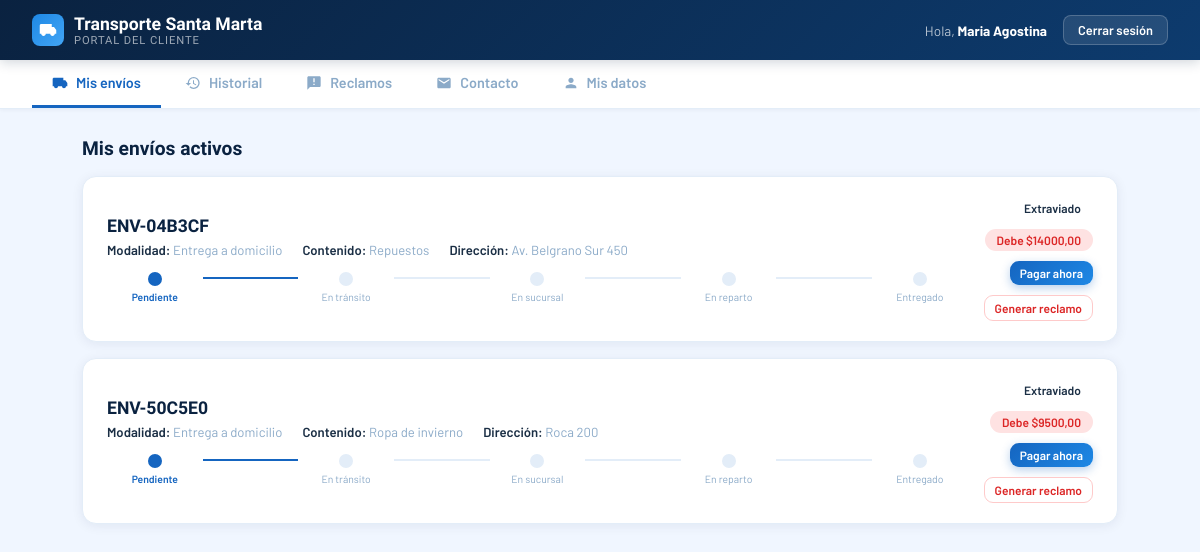
The app's page /cliente/dashboard/ (signed in) with its own data.
### core/models.py (models this page shows, shortened)
class Usuario(AbstractUser):
    ROL_CHOICES = [
        ('admin', 'Administrador'),
        ('empleado', 'Empleado'),
        ('cliente', 'Cliente'),
    ]
    rol = models.CharField(max_length=20, choices=ROL_CHOICES)
    dni = models.CharField(max_length=20, unique=True)
    telefono = models.CharField(max_length=20, blank=True)

class Envio(models.Model):
    ESTADO_CHOICES = [
        ('pendiente', 'Pendiente'),
        ('en_transito', 'En tránsito'),
        ('en_sucursal', 'En sucursal'),
        ('en_reparto', 'En reparto'),
        ('entregado', 'Entregado'),
        ('cancelado', 'Cancelado'),
        ('devuelto', 'Devuelto'),
        ('retenido', 'Retenido'),
        ('extraviado', 'Extraviado'),
    ]
    MODALIDAD_CHOICES = [
        ('domicilio', 'Entrega a domicilio'),
        ('sucursal', 'Retiro en sucursal'),
    ]
    ZONA_CHOICES = [
        ('norte', 'Norte'),
        ('sur', 'Sur'),
        ('este', 'Este'),
        ('oeste', 'Oeste'),
    ]
    codigo = models.CharField(max_length=20, unique=True, editable=False)
    destinatario = models.ForeignKey(Usuario, on_delete=models.PROTECT, related_name='envios')
    despacho = models.ForeignKey(Despacho, on_delete=models.SET_NULL, null=True, blank=True, related_name='envios')
    contenido = models.CharField(max_length=200)
    precio = models.DecimalField(max_digits=10, decimal_places=2)
    estado = models.CharField(max_length=20, choices=ESTADO_CHOICES, default='pendiente')
    modalidad = models.CharField(max_length=20, choices=MODALIDAD_CHOICES)
    direccion_entrega = models.CharField(max_length=200, blank=True)
    zona = models.CharField(max_length=10, choices=ZONA_CHOICES, blank=True)
    fecha_registro = models.DateTimeField(auto_now_add=True)
    fecha_actualizacion = models.DateTimeField(auto_now=True)
    fecha_recepcion = models.DateTimeField(null=True, blank=True)
    fecha_entrega = models.DateTimeField(null=True, blank=True)
    entregado_por = models.ForeignKey(
        Usuario, on_delete=models.SET_NULL, null=True, blank=True, related_name='entregas_realizadas'
    )
    lat = models.FloatField(null=True, blank=True)
    lon = models.FloatField(null=True, blank=True)
    notificado_demora = models.BooleanField(default=False)
    intentos_entrega = models.PositiveSmallIntegerField(default=0)
    ESTADOS_ACTIVOS = ['pendiente', 'en_transito', 'en_sucursal', 'en_reparto']
    UMBRAL_DEMORA_DIAS = 2
    MAX_INTENTOS_ENTREGA = 2
    @property
    def monto_pagado(self):
        return self.pagos.filter(anulado=False).aggregate(total=models.Sum('monto'))['total'] or 0
    @property
    def esta_pagado(self):
        return self.monto_pagado >= self.precio
    @property
    def saldo_pendiente(self):
        return max(self.precio - self.monto_pagado, 0)

### cliente/views.py (the view)
# urls.py: path('dashboard/', views.dashboard_view, name='admin_dashboard'),
@login_required
def dashboard_view(request):
    if request.user.rol != 'cliente':
        return redirect('inicio')
    return _render_dashboard(request)

### cliente/views.py (called while the page is built)
def _render_dashboard(request, **extra):
    envios = Envio.objects.filter(destinatario=request.user).order_by('-fecha_registro')
    contexto = {'envios': envios}
    contexto.update(extra)
    return render(request, 'cliente/dashboard.html', contexto)

### cliente/templates/cliente/dashboard.html (shortened to what this page needs)
<!DOCTYPE html>
<html lang="es">
<head>
</head>
<body>
<nav class="navbar">
  <div class="navbar-brand">
    <div class="navbar-icon">
      <svg viewBox="0 0 24 24"><path d="M20 8h-3V4H3c-1.1 0-2 .9-2 2v11h2c0 1.66 1.34 3 3 3s3-1.34 3-3h6c0 1.66 1.34 3 3 3s3-1.34 3-3h2v-5l-3-4z"/></svg>
    </div>
    <div class="navbar-title">
      Transporte Santa Marta
      <span>Portal del Cliente</span>
    </div>
  </div>
  <div class="navbar-right">
    <span class="navbar-user">Hola, <strong>{{ user.first_name }}</strong></span>
    <form method="POST" action="{% url 'logout' %}" class="logout-form">
      <button type="submit" class="btn-logout">Cerrar sesión</button>
    </form>
  </div>
</nav>
<div class="tabs-bar">
  <button class="tab-btn active" data-tab="mis-envios" onclick="showTab('mis-envios')">
    <svg viewBox="0 0 24 24" fill="currentColor"><path d="M20 8h-3V4H3c-1.1 0-2 .9-2 2v11h2c0 1.66 1.34 3 3 3s3-1.34 3-3h6c0 1.66 1.34 3 3 3s3-1.34 3-3h2v-5l-3-4z"/></svg>
    Mis envíos
  </button>
  <button class="tab-btn" data-tab="historial" onclick="showTab('historial')">
    <svg viewBox="0 0 24 24" fill="currentColor"><path d="M13 3a9 9 0 0 0-9 9H1l3.89 3.89.07.14L9 12H6c0-3.87 3.13-7 7-7s7 3.13 7 7-3.13 7-7 7c-1.93 0-3.68-.79-4.94-2.06l-1.42 1.42A8.954 8.954 0 0 0 13 21a9 9 0 0 0 0-18zm-1 5v5l4.28 2.54.72-1.21-3.5-2.08V8H12z"/></svg>
    Historial
  </button>
  <button class="tab-btn" data-tab="reclamos" onclick="showTab('reclamos')">
    <svg viewBox="0 0 24 24" fill="currentColor"><path d="M20 2H4c-1.1 0-2 .9-2 2v18l4-4h14c1.1 0 2-.9 2-2V4c0-1.1-.9-2-2-2zm-7 9h-2V5h2v6zm0 4h-2v-2h2v2z"/></svg>
    Reclamos
  </button>
  <button class="tab-btn" data-tab="contacto" onclick="showTab('contacto')">
    <svg viewBox="0 0 24 24" fill="currentColor"><path d="M20 4H4c-1.1 0-2 .9-2 2v12c0 1.1.9 2 2 2h16c1.1 0 2-.9 2-2V6c0-1.1-.9-2-2-2zm0 4l-8 5-8-5V6l8 5 8-5v2z"/></svg>
    Contacto
  </button>
  <button class="tab-btn" data-tab="mis-datos" onclick="showTab('mis-datos')">
    <svg viewBox="0 0 24 24" fill="currentColor"><path d="M12 12c2.21 0 4-1.79 4-4s-1.79-4-4-4-4 1.79-4 4 1.79 4 4 4zm0 2c-2.67 0-8 1.34-8 4v2h16v-2c0-2.66-5.33-4-8-4z"/></svg>
    Mis datos
  </button>
</div>
<div class="content">
  <div id="tab-mis-envios">
    <div class="section-title">Mis envíos activos</div>
    {% for envio in envios %}
      {% if envio.estado != 'entregado' and envio.estado != 'cancelado' %}
      <div class="envio-card">
        <div>
          <div class="envio-codigo">{{ envio.codigo }}</div>
          <div class="envio-info">
            <div class="envio-detail"><strong>Modalidad:</strong> {{ envio.get_modalidad_display }}</div>
            <div class="envio-detail"><strong>Contenido:</strong> {{ envio.contenido }}</div>
            {% if envio.direccion_entrega %}<div class="envio-detail"><strong>Dirección:</strong> {{ envio.direccion_entrega }}</div>{% endif %}
          </div>
          <div class="progress-bar" style="margin-top:14px;">
            <div class="step">
              <div class="step-dot {% if envio.estado == 'pendiente' %}current{% else %}done{% endif %}"></div>
              <div class="step-label {% if envio.estado == 'pendiente' %}current{% elif envio.estado != 'pendiente' %}done{% endif %}">Pendiente</div>
            </div>
            <div class="step-line {% if envio.estado != 'pendiente' %}done{% endif %}"></div>
            <div class="step">
              <div class="step-dot {% if envio.estado == 'en_transito' %}current{% elif envio.estado in 'en_sucursal,en_reparto,entregado' %}done{% endif %}"></div>
              <div class="step-label {% if envio.estado == 'en_transito' %}current{% elif envio.estado in 'en_sucursal,en_reparto,entregado' %}done{% endif %}">En tránsito</div>
            </div>
            <div class="step-line {% if envio.estado == 'en_sucursal' or envio.estado == 'en_reparto' or envio.estado == 'entregado' %}done{% endif %}"></div>
            <div class="step">
              <div class="step-dot {% if envio.estado == 'en_sucursal' %}current{% elif envio.estado == 'en_reparto' or envio.estado == 'entregado' %}done{% endif %}"></div>
              <div class="step-label {% if envio.estado == 'en_sucursal' %}current{% elif envio.estado == 'en_reparto' or envio.estado == 'entregado' %}done{% endif %}">En sucursal</div>
            </div>
            <div class="step-line {% if envio.estado == 'en_reparto' or envio.estado == 'entregado' %}done{% endif %}"></div>
            <div class="step">
              <div class="step-dot {% if envio.estado == 'en_reparto' %}current{% elif envio.estado == 'entregado' %}done{% endif %}"></div>
              <div class="step-label {% if envio.estado == 'en_reparto' %}current{% elif envio.estado == 'entregado' %}done{% endif %}">En reparto</div>
            </div>
            <div class="step-line {% if envio.estado == 'entregado' %}done{% endif %}"></div>
            <div class="step">
              <div class="step-dot {% if envio.estado == 'entregado' %}done{% endif %}"></div>
              <div class="step-label {% if envio.estado == 'entregado' %}done{% endif %}">Entregado</div>
            </div>
          </div>
        </div>
        <div class="envio-actions">
          <span class="badge badge-{{ envio.estado }}">{{ envio.get_estado_display }}</span>
          {% if envio.esta_pagado %}
          <span class="badge" style="background:#dcfce7;color:#15803d;">Pagado</span>
          {% else %}
          <span class="badge" style="background:#fee2e2;color:#dc2626;">Debe ${{ envio.saldo_pendiente }}</span>
          <button class="btn btn-primary" style="font-size:.75rem;padding:5px 10px;" onclick="abrirPago('{{ envio.id }}', '{{ envio.codigo }}', '{{ envio.saldo_pendiente }}')">Pagar ahora</button>
          {% endif %}
          <button class="btn btn-danger" style="font-size:.75rem;padding:5px 10px;" onclick="abrirReclamo('{{ envio.id }}', '{{ envio.codigo }}')">Generar reclamo</button>
        </div>
      </div>
      {% endif %}
    {% empty %}
      <div class="empty-state">
        <svg viewBox="0 0 24 24" fill="currentColor"><path d="M20 8h-3V4H3c-1.1 0-2 .9-2 2v11h2c0 1.66 1.34 3 3 3s3-1.34 3-3h6c0 1.66 1.34 3 3 3s3-1.34 3-3h2v-5l-3-4z"/></svg>
        <p>No tenés envíos activos en este momento.</p>
      </div>
    {% endfor %}
  </div>
</div>
</body>
</html>

### cliente/templates/cliente/dashboard.html (style rules this page uses)
*, *::before, *::after { box-sizing: border-box; margin: 0; padding: 0; }
:root { --blue-dark: #0a2240; --blue-mid: #0d3b6e; --blue: #1565c0; --blue-light: #1e88e5; --blue-bright: #42a5f5; --white: #ffffff; --off-white: #f0f6ff; --gray-light: #e3edf8; --gray: #8baac8; --text: #1a2e44; }
body { font-family: 'Barlow', sans-serif; background: var(--off-white); color: var(--text); min-height: 100vh; }
.navbar { background: linear-gradient(135deg, var(--blue-dark), var(--blue-mid)); padding: 0 32px; display: flex; align-items: center; justify-content: space-between; height: 60px; box-shadow: 0 2px 12px rgba(10,34,64,.2); position: sticky; top: 0; z-index: 100; }
.navbar-brand { display: flex; align-items: center; gap: 10px; }
.navbar-icon { width: 32px; height: 32px; background: linear-gradient(135deg, var(--blue-light), var(--blue-bright)); border-radius: 8px; display: flex; align-items: center; justify-content: center; }
.navbar-icon svg { width: 18px; height: 18px; fill: white; }
.navbar-title { font-family: 'Barlow Condensed', sans-serif; font-size: 1.1rem; font-weight: 700; color: white; }
.navbar-title span { font-size: .7rem; font-weight: 500; opacity: .6; letter-spacing: .08em; text-transform: uppercase; display: block; }
.navbar-right { display: flex; align-items: center; gap: 16px; }
.navbar-user { font-size: .85rem; color: rgba(255,255,255,.7); }
.navbar-user strong { color: white; }
.logout-form { display: inline; }
.btn-logout { background: rgba(255,255,255,.1); border: 1px solid rgba(255,255,255,.2); color: white; padding: 6px 14px; border-radius: 8px; font-family: 'Barlow', sans-serif; font-size: .8rem; font-weight: 600; cursor: pointer; transition: all .2s; }
.tabs-bar { background: white; border-bottom: 1px solid var(--gray-light); padding: 0 32px; display: flex; gap: 4px; box-shadow: 0 1px 4px rgba(10,34,64,.05); }
.tab-btn { padding: 14px 20px; border: none; background: transparent; font-family: 'Barlow', sans-serif; font-size: .9rem; font-weight: 600; color: var(--gray); cursor: pointer; border-bottom: 3px solid transparent; transition: all .2s; display: flex; align-items: center; gap: 8px; }
.tab-btn.active { color: var(--blue); border-bottom-color: var(--blue); }
.tab-btn svg { width: 16px; height: 16px; }
.content { padding: 28px 32px; max-width: 1100px; margin: 0 auto; }
.envio-card { background: white; border-radius: 14px; padding: 20px 24px; box-shadow: 0 2px 12px rgba(10,34,64,.07); border: 1px solid var(--gray-light); margin-bottom: 16px; display: grid; grid-template-columns: 1fr auto; gap: 16px; align-items: center; transition: box-shadow .2s; }
.envio-codigo { font-family: 'Barlow Condensed', sans-serif; font-size: 1.1rem; font-weight: 700; color: var(--blue-dark); margin-bottom: 6px; }
.envio-info { display: flex; gap: 20px; flex-wrap: wrap; }
.envio-detail { font-size: .82rem; color: var(--gray); }
.envio-detail strong { color: var(--text); font-weight: 600; }
.envio-actions { display: flex; flex-direction: column; align-items: flex-end; gap: 10px; }
.progress-bar { display: flex; align-items: center; gap: 0; margin-top: 12px; }
.step { display: flex; flex-direction: column; align-items: center; flex: 1; position: relative; }
.step-dot { width: 14px; height: 14px; border-radius: 50%; background: var(--gray-light); border: 2px solid var(--gray-light); z-index: 1; }
.step-dot.done { background: var(--blue); border-color: var(--blue); }
.step-label { font-size: .65rem; color: var(--gray); margin-top: 5px; text-align: center; }
.step-label.done { color: var(--blue); font-weight: 600; }
.step-line { height: 2px; background: var(--gray-light); flex: 1; margin-top: -19px; }
.step-line.done { background: var(--blue); }
.badge { display: inline-flex; align-items: center; padding: 4px 12px; border-radius: 20px; font-size: .75rem; font-weight: 600; }
.btn { padding: 8px 16px; border-radius: 9px; font-family: 'Barlow', sans-serif; font-size: .85rem; font-weight: 600; cursor: pointer; transition: all .2s; border: none; display: inline-flex; align-items: center; gap: 6px; }
.btn-primary { background: linear-gradient(135deg, var(--blue), var(--blue-light)); color: white; box-shadow: 0 3px 10px rgba(21,101,192,.3); }
.btn-danger { background: white; color: #dc2626; border: 1.5px solid #fecaca; }
.section-title { font-family: 'Barlow Condensed', sans-serif; font-size: 1.2rem; font-weight: 700; color: var(--blue-dark); margin-bottom: 16px; }

### records on screen
Usuario: first_name "Maria Agostina"
Envio: codigo "ENV-04B3CF", modalidad "Entrega a domicilio", contenido "Repuestos", direccion_entrega "Av. Belgrano Sur 450", estado "Extraviado", saldo_pendiente "14000,00"
Envio: codigo "ENV-50C5E0", modalidad "Entrega a domicilio", contenido "Ropa de invierno", direccion_entrega "Roca 200", estado "Extraviado", saldo_pendiente "9500,00"
